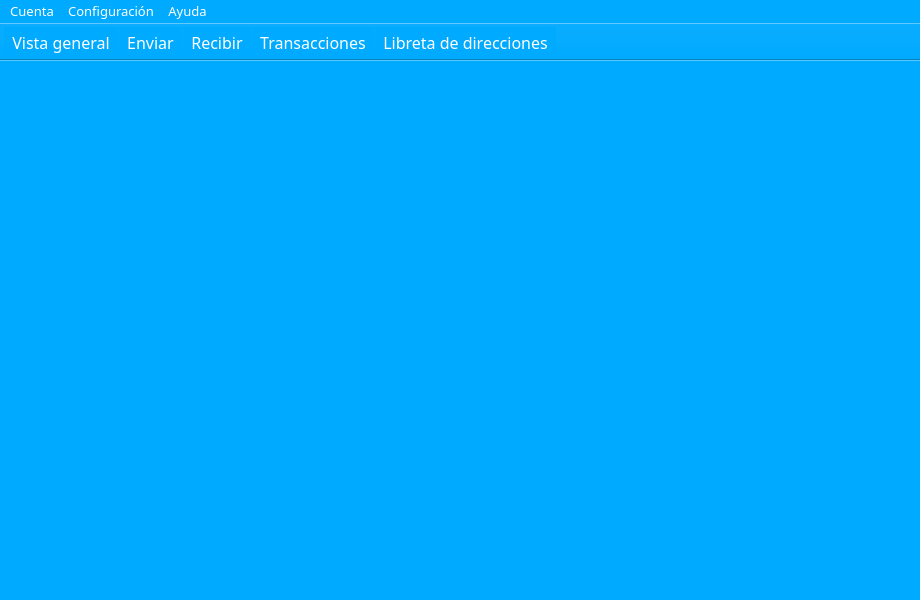
<?xml version="1.0" encoding="UTF-8"?>
<ui version="4.0">
 <class>MainWindow</class>
 <widget class="QMainWindow" name="MainWindow">
  <property name="geometry">
   <rect>
    <x>0</x>
    <y>0</y>
    <width>920</width>
    <height>600</height>
   </rect>
  </property>
  <property name="sizePolicy">
   <sizepolicy hsizetype="Preferred" vsizetype="Preferred">
    <horstretch>0</horstretch>
    <verstretch>0</verstretch>
   </sizepolicy>
  </property>
  <property name="minimumSize">
   <size>
    <width>0</width>
    <height>0</height>
   </size>
  </property>
  <property name="maximumSize">
   <size>
    <width>16777215</width>
    <height>16777215</height>
   </size>
  </property>
  <property name="palette">
   <palette>
    <active>
     <colorrole role="WindowText">
      <brush brushstyle="SolidPattern">
       <color alpha="255">
        <red>255</red>
        <green>255</green>
        <blue>255</blue>
       </color>
      </brush>
     </colorrole>
     <colorrole role="Button">
      <brush brushstyle="SolidPattern">
       <color alpha="255">
        <red>0</red>
        <green>170</green>
        <blue>255</blue>
       </color>
      </brush>
     </colorrole>
     <colorrole role="Light">
      <brush brushstyle="SolidPattern">
       <color alpha="255">
        <red>255</red>
        <green>255</green>
        <blue>255</blue>
       </color>
      </brush>
     </colorrole>
     <colorrole role="Midlight">
      <brush brushstyle="SolidPattern">
       <color alpha="255">
        <red>255</red>
        <green>255</green>
        <blue>255</blue>
       </color>
      </brush>
     </colorrole>
     <colorrole role="Dark">
      <brush brushstyle="SolidPattern">
       <color alpha="255">
        <red>127</red>
        <green>127</green>
        <blue>127</blue>
       </color>
      </brush>
     </colorrole>
     <colorrole role="Mid">
      <brush brushstyle="SolidPattern">
       <color alpha="255">
        <red>170</red>
        <green>170</green>
        <blue>170</blue>
       </color>
      </brush>
     </colorrole>
     <colorrole role="Text">
      <brush brushstyle="SolidPattern">
       <color alpha="255">
        <red>255</red>
        <green>255</green>
        <blue>255</blue>
       </color>
      </brush>
     </colorrole>
     <colorrole role="BrightText">
      <brush brushstyle="SolidPattern">
       <color alpha="255">
        <red>255</red>
        <green>255</green>
        <blue>255</blue>
       </color>
      </brush>
     </colorrole>
     <colorrole role="ButtonText">
      <brush brushstyle="SolidPattern">
       <color alpha="255">
        <red>255</red>
        <green>255</green>
        <blue>255</blue>
       </color>
      </brush>
     </colorrole>
     <colorrole role="Base">
      <brush brushstyle="SolidPattern">
       <color alpha="255">
        <red>0</red>
        <green>170</green>
        <blue>255</blue>
       </color>
      </brush>
     </colorrole>
     <colorrole role="Window">
      <brush brushstyle="SolidPattern">
       <color alpha="255">
        <red>0</red>
        <green>170</green>
        <blue>255</blue>
       </color>
      </brush>
     </colorrole>
     <colorrole role="Shadow">
      <brush brushstyle="SolidPattern">
       <color alpha="255">
        <red>0</red>
        <green>0</green>
        <blue>0</blue>
       </color>
      </brush>
     </colorrole>
     <colorrole role="AlternateBase">
      <brush brushstyle="SolidPattern">
       <color alpha="255">
        <red>255</red>
        <green>255</green>
        <blue>255</blue>
       </color>
      </brush>
     </colorrole>
     <colorrole role="ToolTipBase">
      <brush brushstyle="SolidPattern">
       <color alpha="255">
        <red>255</red>
        <green>255</green>
        <blue>220</blue>
       </color>
      </brush>
     </colorrole>
     <colorrole role="ToolTipText">
      <brush brushstyle="SolidPattern">
       <color alpha="255">
        <red>0</red>
        <green>0</green>
        <blue>0</blue>
       </color>
      </brush>
     </colorrole>
    </active>
    <inactive>
     <colorrole role="WindowText">
      <brush brushstyle="SolidPattern">
       <color alpha="255">
        <red>255</red>
        <green>255</green>
        <blue>255</blue>
       </color>
      </brush>
     </colorrole>
     <colorrole role="Button">
      <brush brushstyle="SolidPattern">
       <color alpha="255">
        <red>0</red>
        <green>170</green>
        <blue>255</blue>
       </color>
      </brush>
     </colorrole>
     <colorrole role="Light">
      <brush brushstyle="SolidPattern">
       <color alpha="255">
        <red>255</red>
        <green>255</green>
        <blue>255</blue>
       </color>
      </brush>
     </colorrole>
     <colorrole role="Midlight">
      <brush brushstyle="SolidPattern">
       <color alpha="255">
        <red>255</red>
        <green>255</green>
        <blue>255</blue>
       </color>
      </brush>
     </colorrole>
     <colorrole role="Dark">
      <brush brushstyle="SolidPattern">
       <color alpha="255">
        <red>127</red>
        <green>127</green>
        <blue>127</blue>
       </color>
      </brush>
     </colorrole>
     <colorrole role="Mid">
      <brush brushstyle="SolidPattern">
       <color alpha="255">
        <red>170</red>
        <green>170</green>
        <blue>170</blue>
       </color>
      </brush>
     </colorrole>
     <colorrole role="Text">
      <brush brushstyle="SolidPattern">
       <color alpha="255">
        <red>255</red>
        <green>255</green>
        <blue>255</blue>
       </color>
      </brush>
     </colorrole>
     <colorrole role="BrightText">
      <brush brushstyle="SolidPattern">
       <color alpha="255">
        <red>255</red>
        <green>255</green>
        <blue>255</blue>
       </color>
      </brush>
     </colorrole>
     <colorrole role="ButtonText">
      <brush brushstyle="SolidPattern">
       <color alpha="255">
        <red>255</red>
        <green>255</green>
        <blue>255</blue>
       </color>
      </brush>
     </colorrole>
     <colorrole role="Base">
      <brush brushstyle="SolidPattern">
       <color alpha="255">
        <red>0</red>
        <green>170</green>
        <blue>255</blue>
       </color>
      </brush>
     </colorrole>
     <colorrole role="Window">
      <brush brushstyle="SolidPattern">
       <color alpha="255">
        <red>0</red>
        <green>170</green>
        <blue>255</blue>
       </color>
      </brush>
     </colorrole>
     <colorrole role="Shadow">
      <brush brushstyle="SolidPattern">
       <color alpha="255">
        <red>0</red>
        <green>0</green>
        <blue>0</blue>
       </color>
      </brush>
     </colorrole>
     <colorrole role="AlternateBase">
      <brush brushstyle="SolidPattern">
       <color alpha="255">
        <red>255</red>
        <green>255</green>
        <blue>255</blue>
       </color>
      </brush>
     </colorrole>
     <colorrole role="ToolTipBase">
      <brush brushstyle="SolidPattern">
       <color alpha="255">
        <red>255</red>
        <green>255</green>
        <blue>220</blue>
       </color>
      </brush>
     </colorrole>
     <colorrole role="ToolTipText">
      <brush brushstyle="SolidPattern">
       <color alpha="255">
        <red>0</red>
        <green>0</green>
        <blue>0</blue>
       </color>
      </brush>
     </colorrole>
    </inactive>
    <disabled>
     <colorrole role="WindowText">
      <brush brushstyle="SolidPattern">
       <color alpha="255">
        <red>255</red>
        <green>255</green>
        <blue>255</blue>
       </color>
      </brush>
     </colorrole>
     <colorrole role="Button">
      <brush brushstyle="SolidPattern">
       <color alpha="255">
        <red>0</red>
        <green>170</green>
        <blue>255</blue>
       </color>
      </brush>
     </colorrole>
     <colorrole role="Light">
      <brush brushstyle="SolidPattern">
       <color alpha="255">
        <red>255</red>
        <green>255</green>
        <blue>255</blue>
       </color>
      </brush>
     </colorrole>
     <colorrole role="Midlight">
      <brush brushstyle="SolidPattern">
       <color alpha="255">
        <red>255</red>
        <green>255</green>
        <blue>255</blue>
       </color>
      </brush>
     </colorrole>
     <colorrole role="Dark">
      <brush brushstyle="SolidPattern">
       <color alpha="255">
        <red>127</red>
        <green>127</green>
        <blue>127</blue>
       </color>
      </brush>
     </colorrole>
     <colorrole role="Mid">
      <brush brushstyle="SolidPattern">
       <color alpha="255">
        <red>170</red>
        <green>170</green>
        <blue>170</blue>
       </color>
      </brush>
     </colorrole>
     <colorrole role="Text">
      <brush brushstyle="SolidPattern">
       <color alpha="255">
        <red>255</red>
        <green>255</green>
        <blue>255</blue>
       </color>
      </brush>
     </colorrole>
     <colorrole role="BrightText">
      <brush brushstyle="SolidPattern">
       <color alpha="255">
        <red>255</red>
        <green>255</green>
        <blue>255</blue>
       </color>
      </brush>
     </colorrole>
     <colorrole role="ButtonText">
      <brush brushstyle="SolidPattern">
       <color alpha="255">
        <red>255</red>
        <green>255</green>
        <blue>255</blue>
       </color>
      </brush>
     </colorrole>
     <colorrole role="Base">
      <brush brushstyle="SolidPattern">
       <color alpha="255">
        <red>0</red>
        <green>170</green>
        <blue>255</blue>
       </color>
      </brush>
     </colorrole>
     <colorrole role="Window">
      <brush brushstyle="SolidPattern">
       <color alpha="255">
        <red>0</red>
        <green>170</green>
        <blue>255</blue>
       </color>
      </brush>
     </colorrole>
     <colorrole role="Shadow">
      <brush brushstyle="SolidPattern">
       <color alpha="255">
        <red>0</red>
        <green>0</green>
        <blue>0</blue>
       </color>
      </brush>
     </colorrole>
     <colorrole role="AlternateBase">
      <brush brushstyle="SolidPattern">
       <color alpha="255">
        <red>255</red>
        <green>255</green>
        <blue>255</blue>
       </color>
      </brush>
     </colorrole>
     <colorrole role="ToolTipBase">
      <brush brushstyle="SolidPattern">
       <color alpha="255">
        <red>255</red>
        <green>255</green>
        <blue>220</blue>
       </color>
      </brush>
     </colorrole>
     <colorrole role="ToolTipText">
      <brush brushstyle="SolidPattern">
       <color alpha="255">
        <red>0</red>
        <green>0</green>
        <blue>0</blue>
       </color>
      </brush>
     </colorrole>
    </disabled>
   </palette>
  </property>
  <property name="windowTitle">
   <string>MainWindow</string>
  </property>
  <property name="windowIcon">
   <iconset resource="../../resources.qrc">
    <normaloff>:/images/cryptonote</normaloff>:/images/cryptonote</iconset>
  </property>
  <property name="styleSheet">
   <string notr="true">background-color: rgb(0, 170, 255);
color: rgb(255, 255, 255);
</string>
  </property>
  <widget class="QWidget" name="centralwidget">
   <layout class="QHBoxLayout" name="horizontalLayout">
    <property name="spacing">
     <number>0</number>
    </property>
    <property name="leftMargin">
     <number>0</number>
    </property>
    <property name="topMargin">
     <number>0</number>
    </property>
    <property name="rightMargin">
     <number>0</number>
    </property>
    <property name="bottomMargin">
     <number>0</number>
    </property>
    <item>
     <widget class="WalletGui::OverviewFrame" name="m_overviewFrame">
      <property name="frameShape">
       <enum>QFrame::NoFrame</enum>
      </property>
      <property name="frameShadow">
       <enum>QFrame::Raised</enum>
      </property>
     </widget>
    </item>
    <item>
     <widget class="WalletGui::SendFrame" name="m_sendFrame">
      <property name="frameShape">
       <enum>QFrame::NoFrame</enum>
      </property>
      <property name="frameShadow">
       <enum>QFrame::Raised</enum>
      </property>
     </widget>
    </item>
    <item>
     <widget class="WalletGui::ReceiveFrame" name="m_receiveFrame">
      <property name="frameShape">
       <enum>QFrame::NoFrame</enum>
      </property>
      <property name="frameShadow">
       <enum>QFrame::Raised</enum>
      </property>
     </widget>
    </item>
    <item>
     <widget class="WalletGui::TransactionsFrame" name="m_transactionsFrame">
      <property name="styleSheet">
       <string notr="true">font: 8pt &quot;MS Shell Dlg 2&quot;;</string>
      </property>
      <property name="frameShape">
       <enum>QFrame::NoFrame</enum>
      </property>
      <property name="frameShadow">
       <enum>QFrame::Raised</enum>
      </property>
     </widget>
    </item>
    <item>
     <widget class="WalletGui::AddressBookFrame" name="m_addressBookFrame">
      <property name="styleSheet">
       <string notr="true">font: 8pt &quot;MS Shell Dlg 2&quot;;</string>
      </property>
      <property name="frameShape">
       <enum>QFrame::NoFrame</enum>
      </property>
      <property name="frameShadow">
       <enum>QFrame::Raised</enum>
      </property>
     </widget>
    </item>
   </layout>
  </widget>
  <widget class="QMenuBar" name="menubar">
   <property name="geometry">
    <rect>
     <x>0</x>
     <y>0</y>
     <width>920</width>
     <height>21</height>
    </rect>
   </property>
   <property name="font">
    <font>
     <family>Papyrus</family>
     <pointsize>10</pointsize>
    </font>
   </property>
   <widget class="QMenu" name="menuFile">
    <property name="font">
     <font>
      <family>Papyrus</family>
      <pointsize>10</pointsize>
     </font>
    </property>
    <property name="title">
     <string>Cuenta</string>
    </property>
    <addaction name="m_createWalletAction"/>
    <addaction name="m_openWalletAction"/>
    <addaction name="m_backupWalletAction"/>
    <addaction name="m_exitAction"/>
   </widget>
   <widget class="QMenu" name="menuSettings">
    <property name="font">
     <font>
      <family>Papyrus</family>
      <pointsize>10</pointsize>
     </font>
    </property>
    <property name="title">
     <string>Configuración</string>
    </property>
    <addaction name="m_encryptWalletAction"/>
    <addaction name="m_changePasswordAction"/>
    <addaction name="separator"/>
    <addaction name="m_startOnLoginAction"/>
    <addaction name="m_minimizeToTrayAction"/>
    <addaction name="m_closeToTrayAction"/>
   </widget>
   <widget class="QMenu" name="menuHelp">
    <property name="font">
     <font>
      <family>Papyrus</family>
      <pointsize>10</pointsize>
     </font>
    </property>
    <property name="title">
     <string>Ayuda</string>
    </property>
    <addaction name="m_aboutCryptonoteAction"/>
   </widget>
   <addaction name="menuFile"/>
   <addaction name="menuSettings"/>
   <addaction name="menuHelp"/>
  </widget>
  <widget class="QStatusBar" name="statusBar">
   <property name="font">
    <font>
     <family>Papyrus</family>
     <pointsize>12</pointsize>
    </font>
   </property>
  </widget>
  <widget class="QToolBar" name="toolBar">
   <property name="windowTitle">
    <string>toolBar</string>
   </property>
   <property name="movable">
    <bool>false</bool>
   </property>
   <property name="toolButtonStyle">
    <enum>Qt::ToolButtonTextBesideIcon</enum>
   </property>
   <attribute name="toolBarArea">
    <enum>TopToolBarArea</enum>
   </attribute>
   <attribute name="toolBarBreak">
    <bool>false</bool>
   </attribute>
   <addaction name="m_overviewAction"/>
   <addaction name="m_sendAction"/>
   <addaction name="m_receiveAction"/>
   <addaction name="m_transactionsAction"/>
   <addaction name="m_addressBookAction"/>
  </widget>
  <action name="m_overviewAction">
   <property name="checkable">
    <bool>true</bool>
   </property>
   <property name="enabled">
    <bool>true</bool>
   </property>
   <property name="icon">
    <iconset resource="../../resources.qrc">
     <normaloff>:/icons/overview</normaloff>:/icons/overview</iconset>
   </property>
   <property name="text">
    <string>Vista general</string>
   </property>
   <property name="font">
    <font>
     <family>Papyrus</family>
     <pointsize>12</pointsize>
    </font>
   </property>
  </action>
  <action name="m_sendAction">
   <property name="checkable">
    <bool>true</bool>
   </property>
   <property name="enabled">
    <bool>true</bool>
   </property>
   <property name="icon">
    <iconset resource="../../resources.qrc">
     <normaloff>:/icons/send</normaloff>:/icons/send</iconset>
   </property>
   <property name="text">
    <string>Enviar</string>
   </property>
   <property name="font">
    <font>
     <family>Papyrus</family>
     <pointsize>12</pointsize>
    </font>
   </property>
  </action>
  <action name="m_receiveAction">
   <property name="checkable">
    <bool>true</bool>
   </property>
   <property name="enabled">
    <bool>true</bool>
   </property>
   <property name="icon">
    <iconset resource="../../resources.qrc">
     <normaloff>:/icons/receive</normaloff>:/icons/receive</iconset>
   </property>
   <property name="text">
    <string>Recibir</string>
   </property>
   <property name="font">
    <font>
     <family>Papyrus</family>
     <pointsize>12</pointsize>
    </font>
   </property>
  </action>
  <action name="m_transactionsAction">
   <property name="checkable">
    <bool>true</bool>
   </property>
   <property name="enabled">
    <bool>true</bool>
   </property>
   <property name="icon">
    <iconset resource="../../resources.qrc">
     <normaloff>:/icons/transactions</normaloff>:/icons/transactions</iconset>
   </property>
   <property name="text">
    <string>Transacciones</string>
   </property>
   <property name="font">
    <font>
     <family>Papyrus</family>
     <pointsize>12</pointsize>
    </font>
   </property>
  </action>
  <action name="m_exitAction">
   <property name="enabled">
    <bool>true</bool>
   </property>
   <property name="text">
    <string>Salir</string>
   </property>
   <property name="shortcut">
    <string>Ctrl+Q</string>
   </property>
  </action>
  <action name="m_addressBookAction">
   <property name="checkable">
    <bool>true</bool>
   </property>
   <property name="enabled">
    <bool>true</bool>
   </property>
   <property name="icon">
    <iconset resource="../../resources.qrc">
     <normaloff>:/icons/address-book</normaloff>:/icons/address-book</iconset>
   </property>
   <property name="text">
    <string>Libreta de direcciones</string>
   </property>
   <property name="font">
    <font>
     <family>Papyrus</family>
     <pointsize>12</pointsize>
    </font>
   </property>
  </action>
  <action name="m_createWalletAction">
   <property name="enabled">
    <bool>true</bool>
   </property>
   <property name="text">
    <string>Crear</string>
   </property>
  </action>
  <action name="m_openWalletAction">
   <property name="enabled">
    <bool>true</bool>
   </property>
   <property name="text">
    <string>Abrir</string>
   </property>
  </action>
  <action name="m_encryptWalletAction">
   <property name="enabled">
    <bool>true</bool>
   </property>
   <property name="text">
    <string>Encriptar cuenta</string>
   </property>
  </action>
  <action name="m_changePasswordAction">
   <property name="enabled">
    <bool>true</bool>
   </property>
   <property name="text">
    <string>Cambiar contraseña</string>
   </property>
   <property name="toolTip">
    <string>Change password</string>
   </property>
  </action>
  <action name="m_aboutCryptonoteAction">
   <property name="enabled">
    <bool>true</bool>
   </property>
   <property name="text">
    <string>Acerca de</string>
   </property>
  </action>
  <action name="m_aboutQtAction">
   <property name="enabled">
    <bool>true</bool>
   </property>
   <property name="text">
    <string>About Qt</string>
   </property>
  </action>
  <action name="m_backupWalletAction">
   <property name="enabled">
    <bool>true</bool>
   </property>
   <property name="text">
    <string>Respaldar</string>
   </property>
  </action>
  <action name="m_startOnLoginAction">
   <property name="checkable">
    <bool>true</bool>
   </property>
   <property name="text">
    <string>Ejecutar al iniciar equipo</string>
   </property>
  </action>
  <action name="m_minimizeToTrayAction">
   <property name="checkable">
    <bool>true</bool>
   </property>
   <property name="text">
    <string>Iconizar al minimizar</string>
   </property>
  </action>
  <action name="m_closeToTrayAction">
   <property name="checkable">
    <bool>true</bool>
   </property>
   <property name="text">
    <string>Iconizar al cerrar</string>
   </property>
  </action>
 </widget>
 <customwidgets>
  <customwidget>
   <class>WalletGui::OverviewFrame</class>
   <extends>QFrame</extends>
   <header>gui/OverviewFrame.h</header>
   <container>1</container>
  </customwidget>
  <customwidget>
   <class>WalletGui::SendFrame</class>
   <extends>QFrame</extends>
   <header>gui/SendFrame.h</header>
   <container>1</container>
  </customwidget>
  <customwidget>
   <class>WalletGui::ReceiveFrame</class>
   <extends>QFrame</extends>
   <header>gui/ReceiveFrame.h</header>
   <container>1</container>
  </customwidget>
  <customwidget>
   <class>WalletGui::TransactionsFrame</class>
   <extends>QFrame</extends>
   <header>gui/TransactionsFrame.h</header>
   <container>1</container>
  </customwidget>
  <customwidget>
   <class>WalletGui::AddressBookFrame</class>
   <extends>QFrame</extends>
   <header>gui/AddressBookFrame.h</header>
   <container>1</container>
  </customwidget>
 </customwidgets>
 <resources>
  <include location="../../resources.qrc"/>
 </resources>
 <connections>
  <connection>
   <sender>m_overviewAction</sender>
   <signal>toggled(bool)</signal>
   <receiver>m_overviewFrame</receiver>
   <slot>setVisible(bool)</slot>
   <hints>
    <hint type="sourcelabel">
     <x>-1</x>
     <y>-1</y>
    </hint>
    <hint type="destinationlabel">
     <x>112</x>
     <y>333</y>
    </hint>
   </hints>
  </connection>
  <connection>
   <sender>m_sendAction</sender>
   <signal>toggled(bool)</signal>
   <receiver>m_sendFrame</receiver>
   <slot>setVisible(bool)</slot>
   <hints>
    <hint type="sourcelabel">
     <x>-1</x>
     <y>-1</y>
    </hint>
    <hint type="destinationlabel">
     <x>337</x>
     <y>333</y>
    </hint>
   </hints>
  </connection>
  <connection>
   <sender>m_receiveAction</sender>
   <signal>toggled(bool)</signal>
   <receiver>m_receiveFrame</receiver>
   <slot>setVisible(bool)</slot>
   <hints>
    <hint type="sourcelabel">
     <x>-1</x>
     <y>-1</y>
    </hint>
    <hint type="destinationlabel">
     <x>562</x>
     <y>333</y>
    </hint>
   </hints>
  </connection>
  <connection>
   <sender>m_transactionsAction</sender>
   <signal>toggled(bool)</signal>
   <receiver>m_transactionsFrame</receiver>
   <slot>setVisible(bool)</slot>
   <hints>
    <hint type="sourcelabel">
     <x>-1</x>
     <y>-1</y>
    </hint>
    <hint type="destinationlabel">
     <x>787</x>
     <y>333</y>
    </hint>
   </hints>
  </connection>
  <connection>
   <sender>m_addressBookAction</sender>
   <signal>toggled(bool)</signal>
   <receiver>m_addressBookFrame</receiver>
   <slot>setVisible(bool)</slot>
   <hints>
    <hint type="sourcelabel">
     <x>-1</x>
     <y>-1</y>
    </hint>
    <hint type="destinationlabel">
     <x>809</x>
     <y>320</y>
    </hint>
   </hints>
  </connection>
  <connection>
   <sender>m_createWalletAction</sender>
   <signal>triggered()</signal>
   <receiver>MainWindow</receiver>
   <slot>createWallet()</slot>
   <hints>
    <hint type="sourcelabel">
     <x>-1</x>
     <y>-1</y>
    </hint>
    <hint type="destinationlabel">
     <x>449</x>
     <y>299</y>
    </hint>
   </hints>
  </connection>
  <connection>
   <sender>m_openWalletAction</sender>
   <signal>triggered()</signal>
   <receiver>MainWindow</receiver>
   <slot>openWallet()</slot>
   <hints>
    <hint type="sourcelabel">
     <x>-1</x>
     <y>-1</y>
    </hint>
    <hint type="destinationlabel">
     <x>449</x>
     <y>299</y>
    </hint>
   </hints>
  </connection>
  <connection>
   <sender>m_encryptWalletAction</sender>
   <signal>triggered()</signal>
   <receiver>MainWindow</receiver>
   <slot>encryptWallet()</slot>
   <hints>
    <hint type="sourcelabel">
     <x>-1</x>
     <y>-1</y>
    </hint>
    <hint type="destinationlabel">
     <x>449</x>
     <y>299</y>
    </hint>
   </hints>
  </connection>
  <connection>
   <sender>m_changePasswordAction</sender>
   <signal>triggered()</signal>
   <receiver>MainWindow</receiver>
   <slot>encryptWallet()</slot>
   <hints>
    <hint type="sourcelabel">
     <x>-1</x>
     <y>-1</y>
    </hint>
    <hint type="destinationlabel">
     <x>449</x>
     <y>299</y>
    </hint>
   </hints>
  </connection>
  <connection>
   <sender>m_aboutQtAction</sender>
   <signal>triggered()</signal>
   <receiver>MainWindow</receiver>
   <slot>aboutQt()</slot>
   <hints>
    <hint type="sourcelabel">
     <x>-1</x>
     <y>-1</y>
    </hint>
    <hint type="destinationlabel">
     <x>449</x>
     <y>299</y>
    </hint>
   </hints>
  </connection>
  <connection>
   <sender>m_backupWalletAction</sender>
   <signal>triggered()</signal>
   <receiver>MainWindow</receiver>
   <slot>backupWallet()</slot>
   <hints>
    <hint type="sourcelabel">
     <x>-1</x>
     <y>-1</y>
    </hint>
    <hint type="destinationlabel">
     <x>449</x>
     <y>299</y>
    </hint>
   </hints>
  </connection>
  <connection>
   <sender>m_aboutCryptonoteAction</sender>
   <signal>triggered()</signal>
   <receiver>MainWindow</receiver>
   <slot>about()</slot>
   <hints>
    <hint type="sourcelabel">
     <x>-1</x>
     <y>-1</y>
    </hint>
    <hint type="destinationlabel">
     <x>459</x>
     <y>299</y>
    </hint>
   </hints>
  </connection>
  <connection>
   <sender>m_startOnLoginAction</sender>
   <signal>triggered(bool)</signal>
   <receiver>MainWindow</receiver>
   <slot>setStartOnLogin(bool)</slot>
   <hints>
    <hint type="sourcelabel">
     <x>-1</x>
     <y>-1</y>
    </hint>
    <hint type="destinationlabel">
     <x>459</x>
     <y>299</y>
    </hint>
   </hints>
  </connection>
  <connection>
   <sender>m_minimizeToTrayAction</sender>
   <signal>triggered(bool)</signal>
   <receiver>MainWindow</receiver>
   <slot>setMinimizeToTray(bool)</slot>
   <hints>
    <hint type="sourcelabel">
     <x>-1</x>
     <y>-1</y>
    </hint>
    <hint type="destinationlabel">
     <x>459</x>
     <y>299</y>
    </hint>
   </hints>
  </connection>
  <connection>
   <sender>m_closeToTrayAction</sender>
   <signal>triggered(bool)</signal>
   <receiver>MainWindow</receiver>
   <slot>setCloseToTray(bool)</slot>
   <hints>
    <hint type="sourcelabel">
     <x>-1</x>
     <y>-1</y>
    </hint>
    <hint type="destinationlabel">
     <x>459</x>
     <y>299</y>
    </hint>
   </hints>
  </connection>
 </connections>
 <slots>
  <slot>createWallet()</slot>
  <slot>openWallet()</slot>
  <slot>encryptWallet()</slot>
  <slot>aboutQt()</slot>
  <slot>backupWallet()</slot>
  <slot>about()</slot>
  <slot>setStartOnLogin(bool)</slot>
  <slot>setMinimizeToTray(bool)</slot>
  <slot>setCloseToTray(bool)</slot>
 </slots>
</ui>
